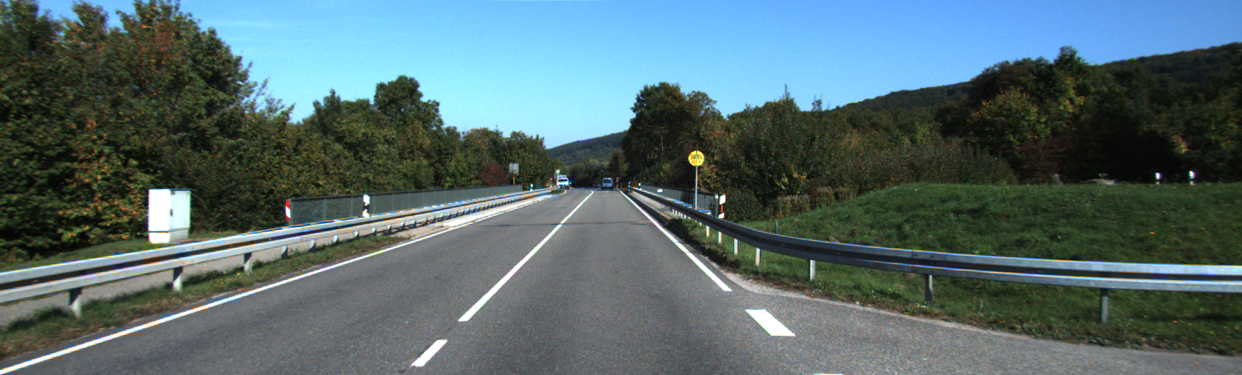
//> input picture lab04/street_scene.png, 1242 x 375 px
$ ./task1   (built with g++ and OpenCV 4)
//> lines starting //> are read from the running program, lines starting //| are printed output that depends on the picture
#include <opencv2/opencv.hpp>
#include <iostream>

using namespace cv;
using namespace std;

struct MyValues {
    Mat image;
    int threshold;
    int max_threshold;
    int ratio;
    int kernel_size;
};

void cannyAlgorithm(int pos, void* vals) {
    MyValues* myValues = (MyValues*)vals;
    myValues->threshold = pos;
    Mat canny_output = myValues->image.clone();
    GaussianBlur(canny_output, canny_output, Size(5, 5), 0, 0);
    Canny(canny_output, canny_output, myValues->threshold, myValues->threshold * myValues->ratio, myValues->kernel_size);
    imshow("Canny Image", canny_output);
    return;
}

int main(int argc, char** argv)
{
    Mat image = imread("street_scene.png");
//> image is the input picture: 375 rows x 1242 cols, CV_8UC3; mean B, G, R 109, 106.5, 85.4

    namedWindow("Canny Image");

    MyValues* myValues = new MyValues();
    cvtColor(image, myValues->image, COLOR_BGR2GRAY);
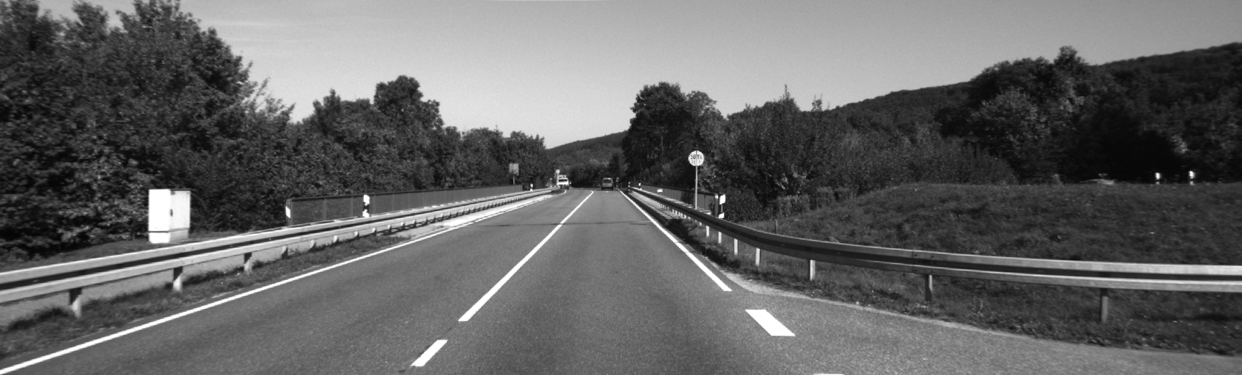
//> myValues->image: 375 rows x 1242 cols, CV_8UC1; min 4, max 255, mean 100.5
    myValues->threshold = 0;
    myValues->max_threshold = 500;
    myValues->ratio = 3;
    myValues->kernel_size = 5;

    createTrackbar("Threshold for the hysteresis procedure:", "Canny Image", nullptr, myValues->max_threshold, cannyAlgorithm, myValues);
    setTrackbarPos("Threshold for the hysteresis procedure:", "Canny Image", myValues->threshold);

    imshow("Canny Image", image);

    waitKey(0);
//> in cannyAlgorithm, `Canny(canny_output, canny_output, myValues->threshold, myValues->thres..`:
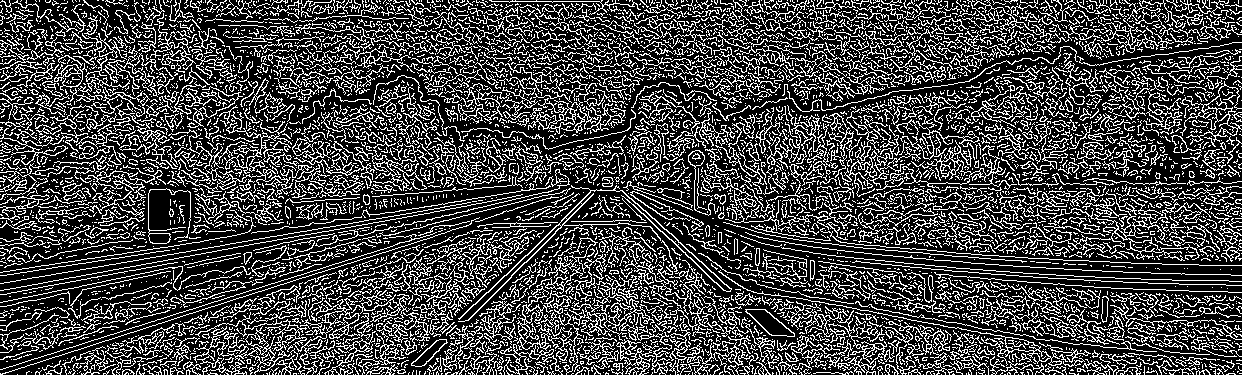
//> canny_output: 375 rows x 1242 cols, CV_8UC1; 26.9% white in thin lines or dots

    return 0;
}
